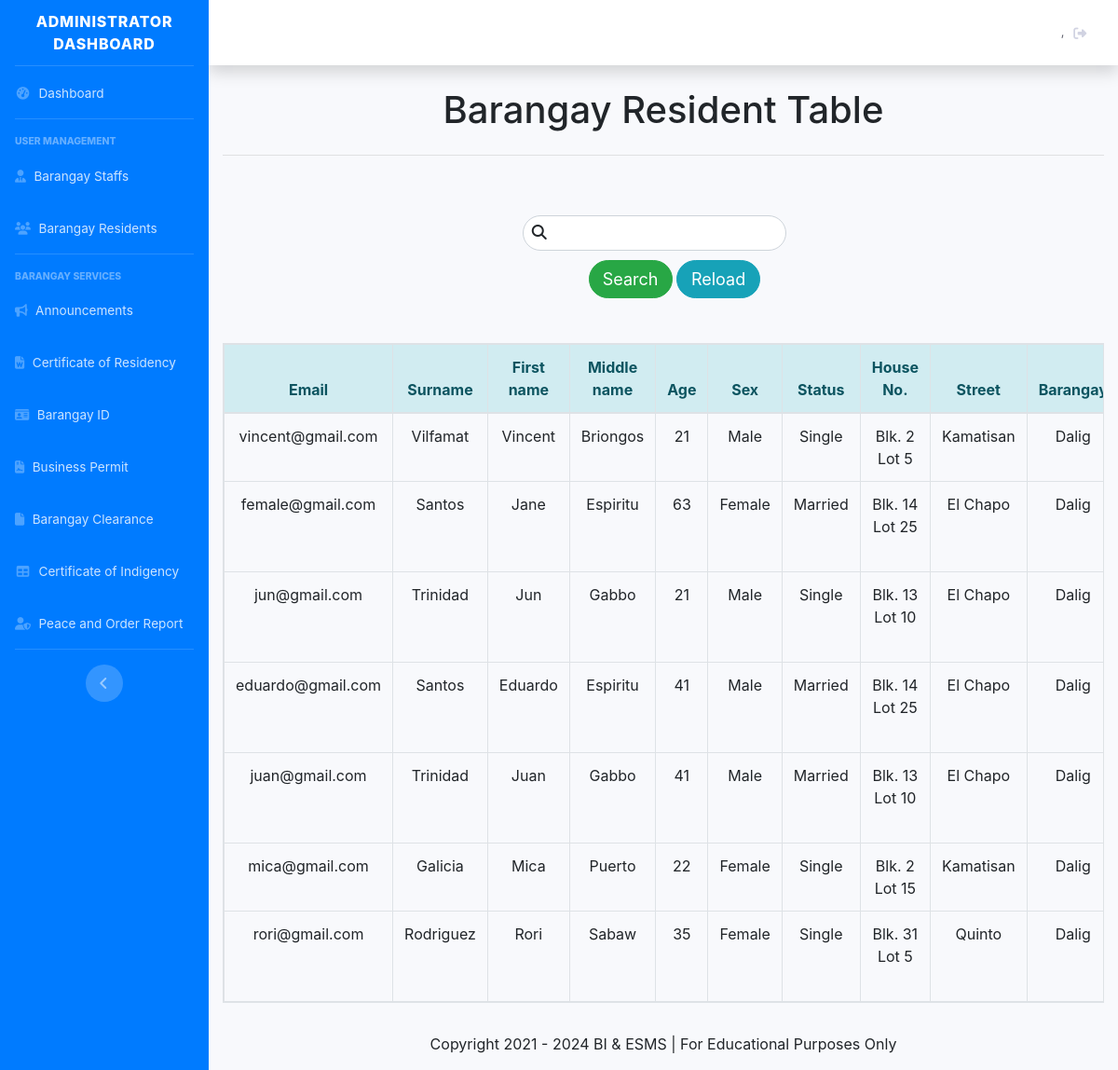
/admn_table_totalres.php, run on the app's committed database.
### tables this page shows
CREATE TABLE `tbl_resident` (
  `id_resident` int(11) NOT NULL,
  `res_photo` mediumblob DEFAULT NULL,
  `email` varchar(255) NOT NULL,
  `password` varchar(255) NOT NULL,
  `lname` varchar(255) NOT NULL,
  `fname` varchar(255) NOT NULL,
  `mi` varchar(255) NOT NULL,
  `age` int(11) NOT NULL,
  `sex` varchar(255) NOT NULL,
  `status` varchar(255) NOT NULL,
  `houseno` varchar(255) DEFAULT NULL,
  `street` varchar(255) DEFAULT NULL,
  `brgy` varchar(255) DEFAULT NULL,
  `municipal` varchar(255) DEFAULT NULL,
  `address` varchar(255) DEFAULT NULL,
  `contact` varchar(255) NOT NULL,
  `bdate` date NOT NULL,
  `bplace` varchar(255) NOT NULL,
  `nationality` varchar(255) NOT NULL,
  `family_role` varchar(255) NOT NULL,
  `voter` varchar(255) DEFAULT NULL,
  `role` varchar(255) NOT NULL,
  `addedby` varchar(255) DEFAULT NULL
);

### classes/resident.class.php (called while the page is built, shortened)
<?php
    class ResidentClass extends BMISClass {
        public function view_resident(){
            $connection = $this->openConn();
            $stmt = $connection->prepare("SELECT * from tbl_resident");
            $stmt->execute();
            $view = $stmt->fetchAll();
            return $view;
        }
    }
?>

### admn_table_totalres_search.php (the view, shortened to what this page needs)
<?php
	require 'classes/conn.php';
	if(isset($_POST['search_totalres'])){
		$keyword = $_POST['keyword'];
?>
<table class="table table-hover table-bordered text-center table-responsive" >
        <thead class="alert-info">
                <tr>
                        <th> Email </th>
                        <th> Surname </th>
                        <th> First name </th>
                        <th> Middle name </th>
                        <th> Age </th>
                        <th> Sex </th>
                        <th> Status </th>
                        <th> House No.</th>
                        <th> Street </th>
                        <th> Barangay </th>
                        <th> Municipality </th>
                        <th> Contact # </th>
                        <th> Birth date </th>
                        <th> Birth place </th>
                        <th> Nationality </th>
                        <th> Family Head </th>
                </tr>
        </thead>
        <tbody>
                <?php
                $stmnt = $conn->prepare("SELECT * FROM `tbl_resident` WHERE `lname` LIKE '%$keyword%' or  `mi` LIKE '%$keyword%' or  `fname` LIKE '%$keyword%'
                or  `age` LIKE '%$keyword%' or  `sex` LIKE '%$keyword%' or  `status` LIKE '%$keyword%' or  `houseno` LIKE '%$keyword%' or  `contact` LIKE '%$keyword%'
                or  `bdate` LIKE '%$keyword%' or  `bplace` LIKE '%$keyword%' or  `nationality` LIKE '%$keyword%' or  `family_role` LIKE '%$keyword%' or  `role` LIKE '%$keyword%' or  `email` LIKE '%$keyword%'
                or  `brgy` LIKE '%$keyword%' or  `street` LIKE '%$keyword%' or  `municipal` LIKE '%$keyword%'");
                $stmnt->execute();
                while($view = $stmnt->fetch()){
                ?>
                        <tr>
                                <td> <?= $view['email'];?> </td>
                                <td> <?= $view['lname'];?> </td>
                                <td> <?= $view['fname'];?> </td>
                                <td> <?= $view['mi'];?> </td>
                                <td> <?= $view['age'];?> </td>
                                <td> <?= $view['sex'];?> </td>
                                <td> <?= $view['status'];?> </td>
                                <td> <?= $view['houseno'];?> </td>
                                <td> <?= $view['street'];?> </td>
                                <td> <?= $view['brgy'];?> </td>
                                <td> <?= $view['municipal'];?> </td>
                                <td> <?= $view['contact'];?> </td>
                                <td> <?= $view['bdate'];?> </td>
                                <td> <?= $view['bplace'];?> </td>
                                <td> <?= $view['nationality'];?> </td>
                                <td> <?= $view['family_role'];?> </td>
                        </tr>
                <?php
                }
                ?>
        </tbody>
</table>
<?php
        }else{
?>
<table class="table table-hover table-bordered text-center table-responsive">
        <thead class="alert-info">
                <tr>
                        <th> Email </th>
                        <th> Surname </th>
                        <th> First name </th>
                        <th> Middle name </th>
                        <th> Age </th>
                        <th> Sex </th>
                        <th> Status </th>
                        <th> House No.</th>
                        <th> Street </th>
                        <th> Barangay </th>
                </tr>
	</thead>
        <tbody>
                <?php if(is_array($view)) {?>
                        <?php foreach($view as $view) {?>
                                <tr>
                                        <td> <?= $view['email'];?> </td>
                                        <td> <?= $view['lname'];?> </td>
                                        <td> <?= $view['fname'];?> </td>
                                        <td> <?= $view['mi'];?> </td>
                                        <td> <?= $view['age'];?> </td>
                                        <td> <?= $view['sex'];?> </td>
                                        <td> <?= $view['status'];?> </td>
                                        <td> <?= $view['houseno'];?> </td>
                                        <td> <?= $view['street'];?> </td>
                                        <td> <?= $view['brgy'];?> </td>
                                </tr>
                        <?php
                                }
                        ?>
                <?php
                        }
                ?>
        </tbody>
</table>
<link href="../BarangaySystem/customcss/regiformstyle.css" rel="stylesheet" type="text/css">
<link href="../BarangaySystem/bootstrap/css/bootstrap.css" rel="stylesheet" type="text/css">
<?php
	}
?>

### dashboard_sidebar_start.php (shortened to what this page needs)
<!DOCTYPE html>
<html lang="en">
<head>
    <link href="vendor/fontawesome-free/css/all.min.css" rel="stylesheet" type="text/css">
    <link href="css/sb-admin-2.min.css" rel="stylesheet">
</head>
<body id="page-top">
    <div id="wrapper">
        <ul class="navbar-nav bg-primary sidebar sidebar-dark accordion" id="accordionSidebar">
            <a class="sidebar-brand d-flex align-items-center justify-content-center" href="admn_dashboard.php">
                <div class="sidebar-brand-text">Administrator Dashboard </div>
            </a>
            <hr class="sidebar-divider my-0">
            <li class="nav-item">
                <a class="nav-link" href="admn_dashboard.php">
                    <i class="fas fa-fw fa-tachometer-alt"></i>
                    <span>Dashboard</span></a>
            </li>
            <hr class="sidebar-divider">
            <div class="sidebar-heading">
                User Management
            </div>
            <li class="nav-item">
                <a class="nav-link" href="admn_staff_crud.php">
                    <i class="fas fa-user-tie"></i>
                    <span>Barangay Staffs</span></a>
            </li>
            <li class="nav-item">
                <a class="nav-link" href="admn_resident_crud.php">
                    <i class="fas fa-users"></i>
                    <span>Barangay Residents</span></a>
            </li>
            <hr class="sidebar-divider">
            <div class="sidebar-heading">
                Barangay Services
            </div>
            <li class="nav-item">
                <a class="nav-link" href="admn_announcement_crud.php">
                    <i class="fas fa-bullhorn"></i>
                    <span>Announcements</span></a>
            </li>
            <li class="nav-item">
                <a class="nav-link" href="admn_certofres.php">
                    <i class="fas fa-file-word"></i>
                    <span>Certificate of Residency</span></a>
            </li>
            <li class="nav-item">
                <a class="nav-link" href="admn_brgyid.php">
                    <i class="fas fa-id-card"></i>
                    <span>Barangay ID </span></a>
            </li>
            <li class="nav-item">
                <a class="nav-link" href="admn_bspermit.php">
                    <i class="fas fa-file-contract"></i>
                    <span>Business Permit</span></a>
            </li>
            <li class="nav-item">
                <a class="nav-link" href="admn_brgyclearance.php">
                    <i class="fas fa-file"></i>
                    <span>Barangay Clearance</span></a>
            </li>
            <li class="nav-item">
                <a class="nav-link" href="admn_certofindigency.php">
                    <i class="fas fa-fw fa-table"></i>
                    <span>Certificate of Indigency</span></a>
            </li>
            <li class="nav-item">
                <a class="nav-link" href="admn_blotterreport.php">
                    <i class="fas fa-user-shield"></i>
                    <span>Peace and Order Report</span></a>
            </li>
            <hr class="sidebar-divider d-none d-md-block">
            <div class="text-center d-none d-md-inline">
                <button class="rounded-circle border-0" id="sidebarToggle"></button>
            </div>
        </ul>
        <div id="content-wrapper" class="d-flex flex-column">
            <div id="content">
                <nav class="navbar navbar-expand navbar-light bg-white topbar mb-4 static-top shadow">
                    <ul class="navbar-nav ml-auto">
                            <li class="nav-item dropdown">
                                <a class="nav-link" href="index.php" id="userDropdown" role="button"
                                    aria-haspopup="true" aria-expanded="false">
                                    <span class="mr-2 d-none d-lg-inline text-gray-800 small"><?= $userdetails['surname']?>, <?= $userdetails['firstname']?></span>
                                    <i class="fas fa-sign-out-alt fa-sm fa-fw mr-2"></i>
                                </a>
                            </li>
                    </ul>
                </nav>

### admn_table_totalres.php (shortened to what this page needs)
<?php
   require('classes/resident.class.php');
   $view = $residentbmis->view_resident();
?>
<?php
    include('dashboard_sidebar_start.php');
?>
<div class="container-fluid">
    <div class="row">
        <div class="col text-center">
            <h1> Barangay Resident Table</h1>
        </div>
    </div>
    <hr>
    <br>
    <br>
    <div class="row">
        <div class="col">
            <form method="POST" action="">
                <div class="input-icons" >
                    <i class="fa fa-search icon"></i>
                    <input type="search" class="form-control" name="keyword" style="border-radius: 30px;" value="" required=""/>
                </div>
                    <button class="btn btn-success" name="search_totalres" style="width: 90px; font-size: 18px; border-radius:30px; margin-left:41.5%;">Search</button>
                    <a href="admn_table_totalres.php" class="btn btn-info" style="width: 90px; font-size: 18px; border-radius:30px;">Reload</a>
            </form>
            <br>
            <br>
            <?php
                include('admn_table_totalres_search.php');
            ?>
        </div>
    </div>
</div>
<link href="../BarangaySystem/customcss/regiformstyle.css" rel="stylesheet" type="text/css">
<link href="../BarangaySystem/bootstrap/css/bootstrap.css" rel="stylesheet" type="text/css">
<?php
    include('dashboard_sidebar_end.php');
?>

### dashboard_sidebar_end.php (shortened to what this page needs)
        <footer id="footer" class="d-flex-column text-center">
            <div class="py-3 text-center">
                Copyright 2021 -
                BI & ESMS | For Educational Purposes Only
            </div>
        </footer>
        </div>
    </div>
    <link href="../BarangaySystem/bootstrap/css/bootstrap.css" rel="stylesheet" type="text/css">
</body>
</html>

### css/regiformstyle.css (style rules this page uses)
body { background-color:#fff !important; }

### admn_table_totalres.php (style rules this page uses)
.input-icons i { position: absolute; }
.input-icons { width: 30%; margin-bottom: 10px; margin-left: 34%; }
.icon { padding: 10px; min-width: 40px; }
.form-control { text-align: center; }

### data on the page
tbl_resident: email "vincent@gmail.com", lname "Vilfamat", fname "Vincent", mi "Briongos", age "21", sex "Male", status "Single", houseno "Blk. 2 Lot 5", street "Kamatisan", brgy "Dalig"
tbl_resident: email "female@gmail.com", lname "Santos", fname "Jane", mi "Espiritu", age "63", sex "Female", status "Married", houseno "Blk. 14 Lot 25", street "El Chapo", brgy "Dalig"
tbl_resident: email "jun@gmail.com", lname "Trinidad", fname "Jun", mi "Gabbo", age "21", sex "Male", status "Single", houseno "Blk. 13 Lot 10", street "El Chapo", brgy "Dalig"
tbl_resident: email "eduardo@gmail.com", lname "Santos", fname "Eduardo", mi "Espiritu", age "41", sex "Male", status "Married", houseno "Blk. 14 Lot 25", street "El Chapo", brgy "Dalig"
tbl_resident: email "juan@gmail.com", lname "Trinidad", fname "Juan", mi "Gabbo", age "41", sex "Male", status "Married", houseno "Blk. 13 Lot 10", street "El Chapo", brgy "Dalig"
tbl_resident: email "mica@gmail.com", lname "Galicia", fname "Mica", mi "Puerto", age "22", sex "Female", status "Single", houseno "Blk. 2 Lot 15", street "Kamatisan", brgy "Dalig"
tbl_resident: email "rori@gmail.com", lname "Rodriguez", fname "Rori", mi "Sabaw", age "35", sex "Female", status "Single", houseno "Blk. 31 Lot 5", street "Quinto", brgy "Dalig"
